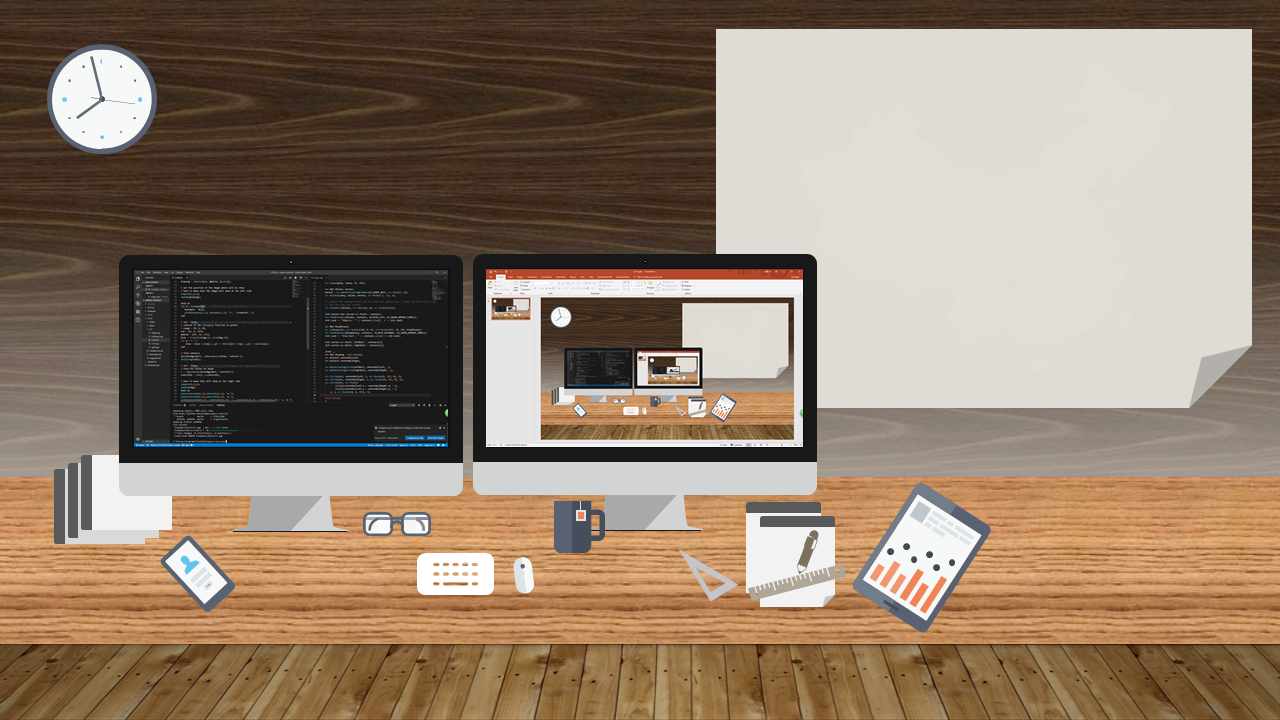
#> input picture L1T1/img/1.png, 1280 x 720 px, found by its file name
$ python L1T1.py
#> lines starting #> are read from the running program, lines starting #| are printed output that depends on the picture; after the words box and inside, x2 and y2 are one past the last pixel; in counts of white or black regions, pixels touching at a corner belong together
### L1T1/src/oe.py
import math
import numpy as np
import cv2


def boundingRect(rotateRect):
    center = rotateRect[0]
    size = rotateRect[1]
    angle = rotateRect[2]

    _angle = angle*math.pi/180.
    b = math.cos(_angle)*0.5
    a = math.sin(_angle)*0.5

    pt = [[0, 0], [0, 0], [0, 0], [0, 0]]
    pt[0][0] = center[0] - a*size[0] - b*size[1]
    pt[0][1] = center[1] + b*size[0] - a*size[1]
    pt[1][0] = center[0] + a*size[0] - b*size[1]
    pt[1][1] = center[1] - b*size[0] - a*size[1]
    pt[2][0] = 2*center[0] - pt[0][0]
    pt[2][1] = 2*center[1] - pt[0][1]
    pt[3][0] = 2*center[0] - pt[1][0]
    pt[3][1] = 2*center[1] - pt[1][1]

    r = [int(min(min(min(pt[0][0], pt[1][0]), pt[2][0]), pt[3][0])),
         int(min(min(min(pt[0][1], pt[1][1]), pt[2][1]), pt[3][1])),
         int(max(max(max(pt[0][0], pt[1][0]), pt[2][0]), pt[3][0])),
         int(max(max(max(pt[0][1], pt[1][1]), pt[2][1]), pt[3][1]))]
    r[2] -= r[0] - 1
    r[3] -= r[1] - 1

    return (r)


def Hole(src, mode=0):

    h, w = src.shape[:2]
    temp = np.zeros((h+2, w+2), np.uint8)
    temp[1:h+1, 1:w+1] = src
    mask = np.zeros((h+4, w+4), np.uint8)
    cv2.floodFill(temp, mask, (0, 0), 255)
    cut = temp[1:h+1, 1:w+1]

    if mode == 0:
        dst = cv2.bitwise_or(src, (255 - cut))
    elif mode == 1:
        dst = 255 - cut
    return dst


def convContoursIntersectiponRate(ps1, ps2):
    area, _ = cv2.intersectConvexConvex(np.array(ps1), np.array(ps2))
    return 2.0*area/(cv2.contourArea(ps1)+cv2.contourArea(ps2))


def maxLimiter(x, max_x):
    return max_x if x > max_x else x


def minLimiter(x, min_x):
    return min_x if x < min_x else x


def reduce(value, factor):
    return value * (1 - factor)


def enlarge(value, factor):
    return value * (1 + factor)


def approxLenth(shape, factor):
    return (shape[0] > reduce(shape[1], factor)) and (shape[0] < enlarge(shape[1], factor))


def get2vsv(pre, cur):
    return (2*pre[0]-cur[0], 2*pre[1]-cur[1])


# [26 lines left out: function extendRect, not called in this run]

### L1T1/src/L1T1.py
import numpy as np
import cv2
import oe


def main():
    src = cv2.imread("img/1.png")
#> src is the input picture: shape (720, 1280, 3); mean B, G, R 108.5, 126.8, 146.2

    if not src.any():
        print("img is empty")

    kernel = np.ones((3, 3), np.uint8)
    gray = cv2.cvtColor(src, cv2.COLOR_BGR2GRAY)

# black ball proc
    canny = cv2.Canny(gray, 127, 255)
#> canny: shape (720, 1280); 4.6% white in thin lines or dots
    hole = oe.Hole(canny)
#> in Hole, `temp[1:h+1, 1:w+1] = src`: temp: shape (722, 1282); 4.6% white in thin lines or dots
#> in Hole, `cv2.floodFill(temp, mask, (0, 0), 255)`: temp: shape (722, 1282); 63.3% white; 186 black regions (143 under 20 px), largest, box (x1, y1, x2, y2) and area: (474, 30, 1253, 462) 250010, (120, 256, 464, 463) 64071, (54, 51, 152, 149) 7198
#> in Hole, `cut = temp[1:h+1, 1:w+1]`: cut: shape (720, 1280); 63.1% white; 186 black regions (143 under 20 px), largest, box (x1, y1, x2, y2) and area: (473, 29, 1252, 461) 250010, (119, 255, 463, 462) 64071, (53, 50, 151, 148) 7198
#> in Hole, `dst = cv2.bitwise_or(src, (255 - cut))`: dst: shape (720, 1280); 41.5% white; 422 white regions (165 under 20 px), largest, box (x1, y1, x2, y2) and area: (472, 28, 1258, 462) 258587, (66, 254, 464, 538) 73862, (863, 494, 982, 621) 7961
    hole = cv2.erode(hole, kernel, iterations=2)
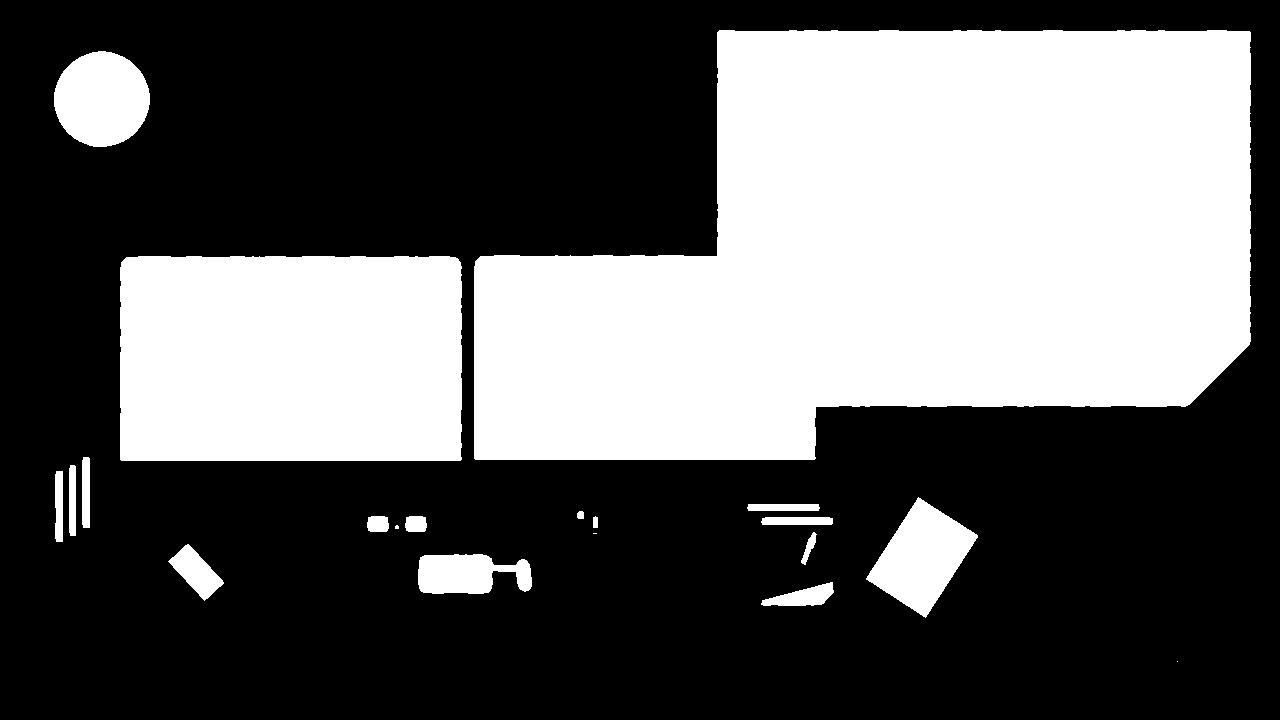
#> hole: shape (720, 1280); 37.6% white; 20 white regions (3 under 20 px)

    # find ipad proc
    contours, _ = cv2.findContours(
        hole, cv2.RETR_LIST, cv2.CHAIN_APPROX_SIMPLE)
#> contours = 20 contours, 3 with area under 20; largest, box (x1, y1, x2, y2) and area: (474, 30, 1251, 460) 252288, (120, 256, 462, 461) 69258, (54, 51, 150, 147) 7014, (866, 497, 978, 618) 6857, (418, 554, 532, 594) 3243

    candidate_rect = [rotateRect for rotateRect in
                      [cv2.minAreaRect(contour) for contour in contours]
                      if 50 < abs(rotateRect[2]) < 70]
#> candidate_rect = [((921.6, 557), (97.75, 71.69), -57.2)]

    if not len(candidate_rect):
        print("no match")

    # find ball proc
    x, y, w, h = oe.boundingRect(candidate_rect[0])
#> x = 861; y = 500; w = 122; h = 114
    ipad_roi = canny[y:y+h, x:x+w]
#> ipad_roi: shape (114, 122); 12.2% white in thin lines or dots
    ipad_roi = oe.Hole(ipad_roi, 1)
#> call 2 of Hole, with mode = 1
#> in Hole (call 2), `temp[1:h+1, 1:w+1] = src`: temp: shape (116, 124); 11.8% white in thin lines or dots
#> in Hole (call 2), `cv2.floodFill(temp, mask, (0, 0), 255)`: temp: shape (116, 124); 91.6% white; 13 black regions (2 under 20 px), largest, box (x1, y1, x2, y2) and area: (51, 3, 70, 23) 210, (61, 78, 86, 114) 208, (41, 71, 63, 101) 190
#> in Hole (call 2), `cut = temp[1:h+1, 1:w+1]`:
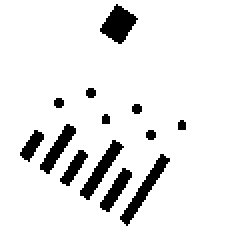
#> cut: shape (114, 122) (shown 2 times larger); 91.3% white; 13 black regions (2 under 20 px), largest, box (x1, y1, x2, y2) and area: (50, 2, 69, 22) 210, (60, 77, 85, 113) 208, (40, 70, 62, 100) 190
#> in Hole (call 2), `dst = 255 - cut`: dst: shape (114, 122); 8.7% white; 13 white regions (2 under 20 px)

    contours, _ = cv2.findContours(
        ipad_roi, cv2.RETR_EXTERNAL, cv2.CHAIN_APPROX_SIMPLE, offset=(x, y))
#> contours = 13 contours, 6 with area under 20; largest, box (x1, y1, x2, y2) and area: (911, 502, 930, 522) 186, (921, 577, 946, 613) 171, (901, 570, 923, 600) 158, (881, 562, 899, 587) 129, (911, 584, 927, 606) 112, (891, 575, 905, 593) 82, (871, 565, 883, 581) 74

    candidate_ball = [rotateRect for rotateRect in
                      [cv2.minAreaRect(contour) for contour in contours]
                      if rotateRect[2] == 0]
#> candidate_ball = []

    if not len(candidate_ball):
        print("no match")

    # sort and draw
    sorted_balls = sorted(candidate_ball, key=lambda ball: ball[0][0])
#> sorted_balls = []
    for ball in sorted_balls:
        x, y, w, h = oe.boundingRect(ball)
        cv2.rectangle(src, (x, y), (x+w, y+h), (0, 0, 255))
#> this loop made 0 passes

    for idx in range(len(sorted_balls)-1):
        cv2.line(src,
                 (int(sorted_balls[idx][0][0]), int(sorted_balls[idx][0][1])),
                 (int(sorted_balls[idx+1][0][0]),
                  int(sorted_balls[idx+1][0][1])),
                 (0, 0, 255))

# map proc
    _, binary = cv2.threshold(gray, 127, 255, cv2.THRESH_BINARY)
#> binary: shape (720, 1280); 51.4% white; 899 black regions (718 under 20 px), largest, box (x1, y1, x2, y2) and area: (0, 0, 1280, 463) 311740, (0, 644, 1280, 720) 85591, (541, 298, 794, 389) 12029
    binary = cv2.erode(binary, kernel)
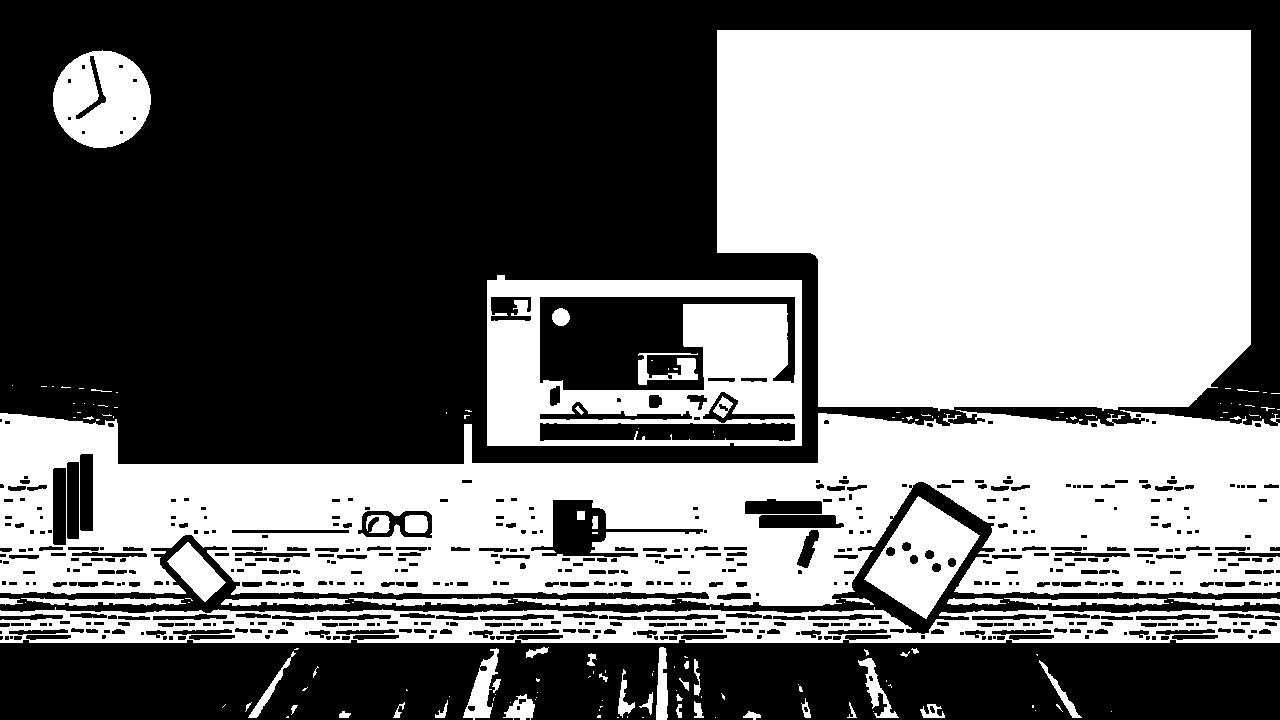
#> binary: shape (720, 1280); 46.6% white; 166 white regions (107 under 20 px)

    # find map proc
    contours, _ = cv2.findContours(
        binary, cv2.RETR_LIST, cv2.CHAIN_APPROX_SIMPLE)
#> contours = 731 contours, 226 with area under 20; largest, box (x1, y1, x2, y2) and area: (717, 30, 1251, 411) 183048, (0, 410, 1280, 606) 178686, (487, 275, 802, 446) 51832, (0, 607, 1280, 643) 37892, (539, 296, 796, 391) 15899

    maxArea, maxArea_idx = 0, 0
    for idx in range(len(contours)):
        area = cv2.contourArea(contours[idx])
        if maxArea < area:
            maxArea = area
            maxArea_idx = idx
#> this loop made 731 passes
#> (area, maxArea) on passes 9, 21, 39, 67, 75, 267, 677, 731: (68, 68), (159.5, 159.5), (455.5, 455.5), (592, 592), (1033, 1033), (37892, 37892), (178686.5, 178686.5), (183048, 183048)
#> area on passes 10, 13, 14, 17, 19, 22: 44.5, 23, 34, 40.5, 21, 36
#> after the loop, maxArea = 183048; maxArea_idx = 730

    x, y, w, h = cv2.boundingRect(contours[maxArea_idx])
#> x = 717; y = 30; w = 534; h = 381
    map_roi = gray[y:y+h, x:x+w]

    # show and draw
    map_roi = cv2.Canny(map_roi, 0, 2)
#> map_roi: shape (381, 534); 4.8% white in thin lines or dots
    map_roi = cv2.dilate(map_roi, kernel)
#> map_roi: shape (381, 534); 14.8% white; 5 white regions, box (x1, y1, x2, y2) and area: (79, 33, 455, 344) 18353, (0, 238, 87, 381) 5309, (0, 222, 534, 381) 4634, (0, 279, 57, 342) 1623, (402, 274, 417, 305) 232

    mask = np.zeros((src.shape[0]+2, src.shape[1]+2), np.uint8)
    mask[y:y+h, x:x+w] = map_roi
#> mask: shape (722, 1282); 3.3% white; 5 white regions, box (x1, y1, x2, y2) and area: (796, 63, 1172, 374) 18353, (717, 268, 804, 411) 5309, (717, 252, 1251, 411) 4634, (717, 309, 774, 372) 1623, (1119, 304, 1134, 335) 232
    cv2.floodFill(src, mask, (x, y), (255, 255, 255))
#> src: shape (720, 1280, 3); 13.48% of pixels changed, all inside (x1, y1, x2, y2) = (716, 29, 1252, 406)

# swap computer monitor
    canny = cv2.Canny(gray, 127, 255)
    canny = cv2.dilate(canny, kernel)
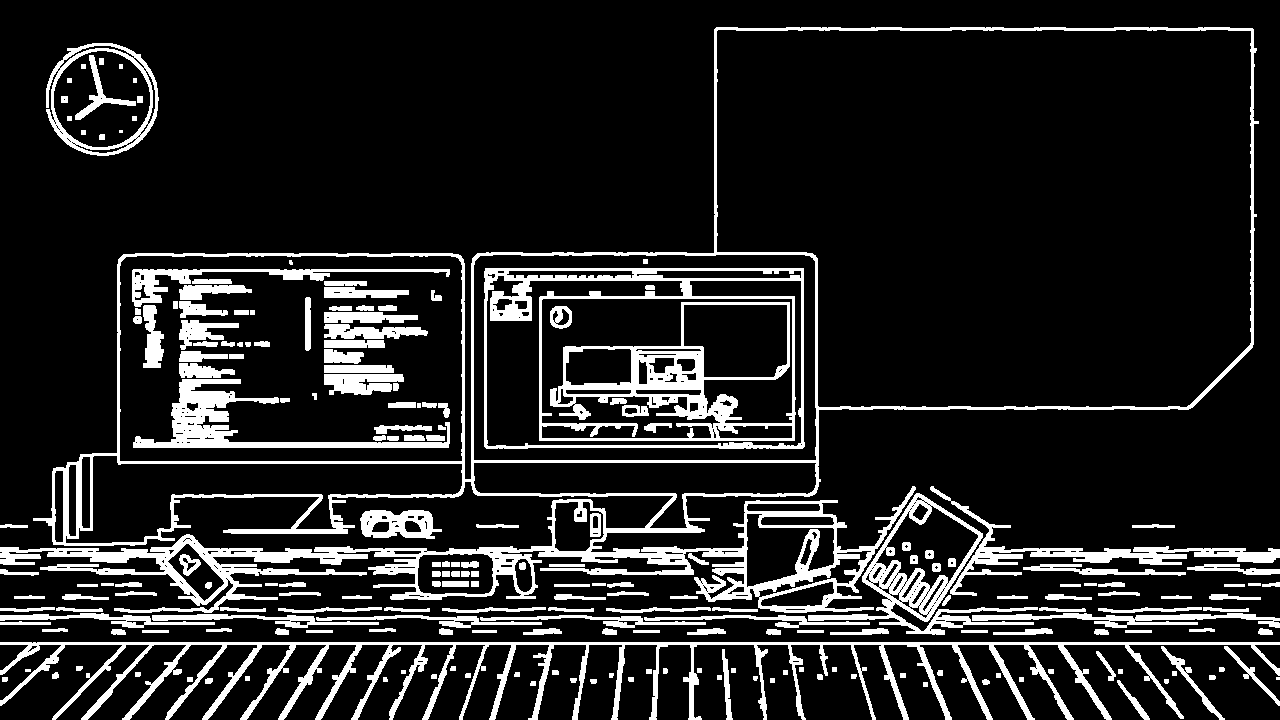
#> canny: shape (720, 1280); 13.8% white; 221 white regions (4 under 20 px)

    contours, hierarchy = cv2.findContours(
        canny, cv2.RETR_TREE, cv2.CHAIN_APPROX_NONE)
#> contours = 601 contours, 315 with area under 20; largest, box (x1, y1, x2, y2) and area: (0, 27, 1259, 613) 397592, (716, 29, 1252, 408) 183946, (119, 255, 463, 462) 70398, (473, 254, 817, 461) 70294, (484, 268, 805, 449) 57207
    for i in range(len(contours)):
        for j in range(i + 1, len(contours)):
            if hierarchy[0][i][2] == -1 or hierarchy[0][i][3] == -1:
                break

            contour_i = cv2.boundingRect(contours[i])
            contour_j = cv2.boundingRect(contours[j])

            if contour_i[2] < 100 or contour_i[3] < 100:
                break

            if contour_j[2] < 100 or contour_j[3] < 100:
                continue

            if cv2.pointPolygonTest(contours[i], (contour_j[0]+(contour_j[2]//2), contour_j[1]+(contour_j[3]//2)), False) != -1:
                continue

            if not oe.approxLenth((contour_i[2], contour_j[2]), 0.1):
                continue

            if not oe.approxLenth((contour_i[3], contour_j[3]), 0.1):
                continue

            source = cv2.matchShapes(
                contours[i], contours[j], cv2.CONTOURS_MATCH_I1, 0)

            if source == 0 or source > 1:
                continue

            left, right = (contour_i, contour_j) if contour_i[0] < contour_j[0] else (
                contour_j, contour_i)

    left_monitor = src[left[1]:left[1]+left[3], left[0]:left[0]+left[2]]
    right_monitor = src[right[1]:right[1] +
                        right[3], right[0]:right[0]+right[2]].copy()

    src[right[1]:right[1]+right[3], right[0]:right[0]+right[2]] = left_monitor
    src[left[1]:left[1]+left[3], left[0]:left[0]+left[2]] = right_monitor

    cv2.rectangle(
        src, (left[0], left[1]), (left[0]+left[2], left[1]+left[3]), (0, 255, 0))
    cv2.rectangle(
        src, (right[0], right[1]), (right[0]+right[2], right[1]+right[3]), (255, 0, 0))
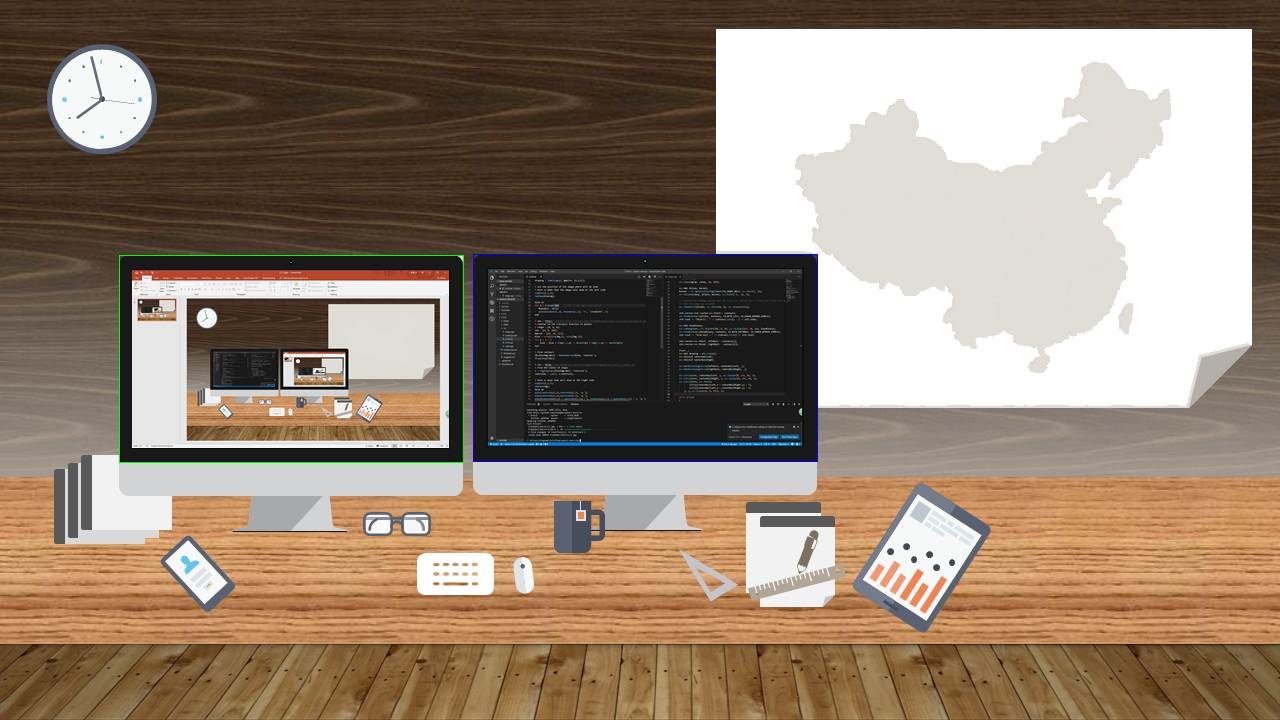
#> src: shape (720, 1280, 3); mean B, G, R 114.4, 131.8, 150.4

    cv2.imshow("src", src)
    cv2.imshow("map_roi", map_roi)
    cv2.imshow("ipad_roi", ipad_roi)

    while True:
        if cv2.waitKey(1) == 27:
#> (key Esc is pressed here)
            break

    cv2.destroyAllWindows()


if __name__ == '__main__':
    main()
